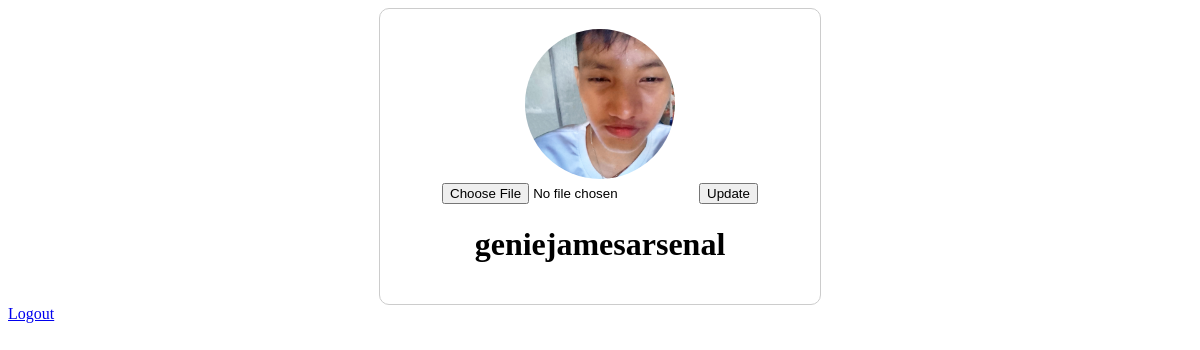
The app's page /profile.php (signed in) with its own data.
### tables this page shows
CREATE TABLE `users` (
  `user_id` int(11) NOT NULL,
  `Name` varchar(100) DEFAULT NULL,
  `Email` varchar(100) DEFAULT NULL,
  `Address` text DEFAULT NULL,
  `username` varchar(50) DEFAULT NULL,
  `password` varchar(255) DEFAULT NULL,
  `profile_picture` varchar(255) DEFAULT NULL,
  `bio` text DEFAULT NULL,
  `registration_date` timestamp NOT NULL DEFAULT current_timestamp(),
  `friend_count` int(11) DEFAULT 0
);

### profile.php (the view, shortened to what this page needs)
<?php
include 'db.php';
$user_id = $_SESSION['user_id'];
$query = "SELECT Name, Email, profile_picture FROM users WHERE user_id = ?";
$stmt = $conn->prepare($query);
$stmt->bind_param("i", $user_id);
$stmt->execute();
$result = $stmt->get_result();
$user = $result->fetch_assoc();
?>
<!DOCTYPE html>
<html lang="en">
<head>
</head>
<body>
    <div class="profile">
        <form action="profile.php" method="POST" enctype="multipart/form-data">
            <img src="<?php echo htmlspecialchars($user['profile_picture']); ?>" alt="Profile Picture">
            <input type="file" name="profile_picture" id="profile_picture" accept="image/*" required>
            <button type="submit">Update</button>
        </form>
        <h1><?php echo htmlspecialchars($user['Name']); ?></h1>
    </div>
        <a href="logout.php">Logout</a>
</body>
</html>

### profile.php (style rules this page uses)
.profile { max-width: 400px; margin: auto; padding: 20px; text-align: center; border: 1px solid #ccc; border-radius: 10px; }
img { max-width: 150px; border-radius: 50%; }

### records on screen
users: profile_picture (picture), Name "geniejamesarsenal"
